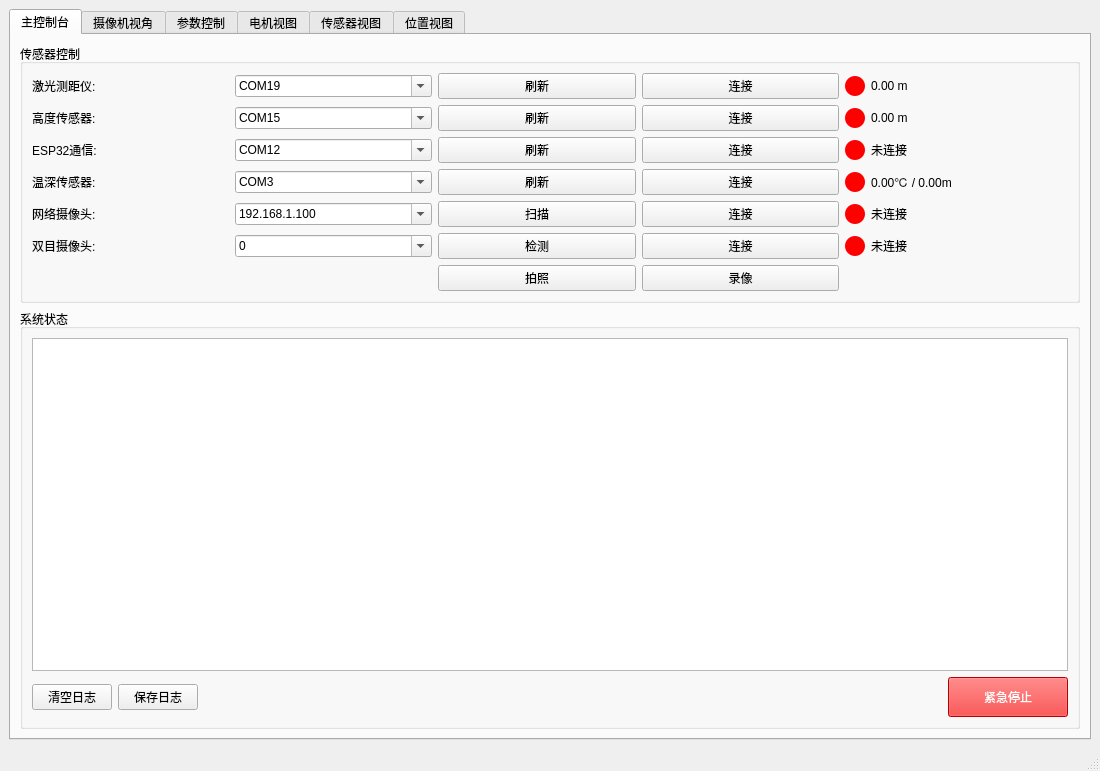
<?xml version="1.0" encoding="UTF-8"?>
<ui version="4.0">
 <class>MainWindow</class>
 <widget class="QMainWindow" name="MainWindow">
  <property name="geometry">
   <rect>
    <x>0</x>
    <y>0</y>
    <width>1100</width>
    <height>771</height>
   </rect>
  </property>
  <property name="minimumSize">
   <size>
    <width>900</width>
    <height>650</height>
   </size>
  </property>
  <property name="windowTitle">
   <string>水下机器人操作界面v1.0__By经纬度</string>
  </property>
  <widget class="QWidget" name="centralwidget">
   <layout class="QVBoxLayout" name="verticalLayout">
    <item>
     <widget class="QTabWidget" name="tabWidget">
      <property name="currentIndex">
       <number>0</number>
      </property>
      <widget class="QWidget" name="tabMainControl">
       <attribute name="title">
        <string>主控制台</string>
       </attribute>
       <layout class="QVBoxLayout" name="verticalLayout_4">
        <item>
         <widget class="QGroupBox" name="groupBoxSensorControl">
          <property name="title">
           <string>传感器控制</string>
          </property>
          <layout class="QGridLayout" name="gridLayout">
           <item row="0" column="0">
            <widget class="QLabel" name="labelLaser">
             <property name="text">
              <string>激光测距仪:</string>
             </property>
            </widget>
           </item>
           <item row="0" column="1">
            <widget class="QComboBox" name="comboBoxLaserPort">
             <property name="editable">
              <bool>true</bool>
             </property>
             <property name="currentText">
              <string>COM19</string>
             </property>
             <item>
              <property name="text">
               <string>COM19</string>
              </property>
             </item>
            </widget>
           </item>
           <item row="0" column="2">
            <widget class="QPushButton" name="pushButtonLaserRefresh">
             <property name="text">
              <string>刷新</string>
             </property>
            </widget>
           </item>
           <item row="0" column="3">
            <widget class="QPushButton" name="pushButtonLaserConnect">
             <property name="text">
              <string>连接</string>
             </property>
            </widget>
           </item>
           <item row="0" column="4">
            <widget class="QLabel" name="labelLaserStatus">
             <property name="minimumSize">
              <size>
               <width>20</width>
               <height>20</height>
              </size>
             </property>
             <property name="maximumSize">
              <size>
               <width>20</width>
               <height>20</height>
              </size>
             </property>
             <property name="styleSheet">
              <string notr="true">background-color: rgb(255, 0, 0);
border-radius: 10px;</string>
             </property>
             <property name="text">
              <string/>
             </property>
            </widget>
           </item>
           <item row="0" column="5">
            <widget class="QLabel" name="labelLaserValue">
             <property name="text">
              <string>0.00 m</string>
             </property>
            </widget>
           </item>
           <item row="1" column="0">
            <widget class="QLabel" name="labelHeight">
             <property name="text">
              <string>高度传感器:</string>
             </property>
            </widget>
           </item>
           <item row="1" column="1">
            <widget class="QComboBox" name="comboBoxHeightPort">
             <property name="editable">
              <bool>true</bool>
             </property>
             <property name="currentText">
              <string>COM15</string>
             </property>
             <item>
              <property name="text">
               <string>COM15</string>
              </property>
             </item>
            </widget>
           </item>
           <item row="1" column="2">
            <widget class="QPushButton" name="pushButtonHeightRefresh">
             <property name="text">
              <string>刷新</string>
             </property>
            </widget>
           </item>
           <item row="1" column="3">
            <widget class="QPushButton" name="pushButtonHeightConnect">
             <property name="text">
              <string>连接</string>
             </property>
            </widget>
           </item>
           <item row="1" column="4">
            <widget class="QLabel" name="labelHeightStatus">
             <property name="minimumSize">
              <size>
               <width>20</width>
               <height>20</height>
              </size>
             </property>
             <property name="maximumSize">
              <size>
               <width>20</width>
               <height>20</height>
              </size>
             </property>
             <property name="styleSheet">
              <string notr="true">background-color: rgb(255, 0, 0);
border-radius: 10px;</string>
             </property>
             <property name="text">
              <string/>
             </property>
            </widget>
           </item>
           <item row="1" column="5">
            <widget class="QLabel" name="labelHeightValue">
             <property name="text">
              <string>0.00 m</string>
             </property>
            </widget>
           </item>
           <item row="2" column="0">
            <widget class="QLabel" name="labelESP32">
             <property name="text">
              <string>ESP32通信:</string>
             </property>
            </widget>
           </item>
           <item row="2" column="1">
            <widget class="QComboBox" name="comboBoxESP32Port">
             <property name="editable">
              <bool>true</bool>
             </property>
             <property name="currentText">
              <string>COM12</string>
             </property>
             <item>
              <property name="text">
               <string>COM12</string>
              </property>
             </item>
            </widget>
           </item>
           <item row="2" column="2">
            <widget class="QPushButton" name="pushButtonESP32Refresh">
             <property name="text">
              <string>刷新</string>
             </property>
            </widget>
           </item>
           <item row="2" column="3">
            <widget class="QPushButton" name="pushButtonESP32Connect">
             <property name="text">
              <string>连接</string>
             </property>
            </widget>
           </item>
           <item row="2" column="4">
            <widget class="QLabel" name="labelESP32Status">
             <property name="minimumSize">
              <size>
               <width>20</width>
               <height>20</height>
              </size>
             </property>
             <property name="maximumSize">
              <size>
               <width>20</width>
               <height>20</height>
              </size>
             </property>
             <property name="styleSheet">
              <string notr="true">background-color: rgb(255, 0, 0);
border-radius: 10px;</string>
             </property>
             <property name="text">
              <string/>
             </property>
            </widget>
           </item>
           <item row="2" column="5">
            <widget class="QLabel" name="labelESP32Value">
             <property name="text">
              <string>未连接</string>
             </property>
            </widget>
           </item>
           <item row="3" column="0">
            <widget class="QLabel" name="labelTempDepth">
             <property name="text">
              <string>温深传感器:</string>
             </property>
            </widget>
           </item>
           <item row="3" column="1">
            <widget class="QComboBox" name="comboBoxTempDepthPort">
             <property name="editable">
              <bool>true</bool>
             </property>
             <property name="currentText">
              <string>COM3</string>
             </property>
             <item>
              <property name="text">
               <string>COM3</string>
              </property>
             </item>
            </widget>
           </item>
           <item row="3" column="2">
            <widget class="QPushButton" name="pushButtonTempDepthRefresh">
             <property name="text">
              <string>刷新</string>
             </property>
            </widget>
           </item>
           <item row="3" column="3">
            <widget class="QPushButton" name="pushButtonTempDepthConnect">
             <property name="text">
              <string>连接</string>
             </property>
            </widget>
           </item>
           <item row="3" column="4">
            <widget class="QLabel" name="labelTempDepthStatus">
             <property name="minimumSize">
              <size>
               <width>20</width>
               <height>20</height>
              </size>
             </property>
             <property name="maximumSize">
              <size>
               <width>20</width>
               <height>20</height>
              </size>
             </property>
             <property name="styleSheet">
              <string notr="true">background-color: rgb(255, 0, 0);
border-radius: 10px;</string>
             </property>
             <property name="text">
              <string/>
             </property>
            </widget>
           </item>
           <item row="3" column="5">
            <widget class="QLabel" name="labelTempDepthValue">
             <property name="text">
              <string>0.00℃ / 0.00m</string>
             </property>
            </widget>
           </item>
           <item row="4" column="0">
            <widget class="QLabel" name="labelWebCam">
             <property name="text">
              <string>网络摄像头:</string>
             </property>
            </widget>
           </item>
           <item row="4" column="1">
            <widget class="QComboBox" name="comboBoxWebCamIP">
             <property name="editable">
              <bool>true</bool>
             </property>
             <property name="currentText">
              <string>192.168.1.100</string>
             </property>
             <item>
              <property name="text">
               <string>192.168.1.100</string>
              </property>
             </item>
            </widget>
           </item>
           <item row="4" column="2">
            <widget class="QPushButton" name="pushButtonWebCamScan">
             <property name="text">
              <string>扫描</string>
             </property>
            </widget>
           </item>
           <item row="4" column="3">
            <widget class="QPushButton" name="pushButtonWebCamConnect">
             <property name="text">
              <string>连接</string>
             </property>
            </widget>
           </item>
           <item row="4" column="4">
            <widget class="QLabel" name="labelWebCamStatus">
             <property name="minimumSize">
              <size>
               <width>20</width>
               <height>20</height>
              </size>
             </property>
             <property name="maximumSize">
              <size>
               <width>20</width>
               <height>20</height>
              </size>
             </property>
             <property name="styleSheet">
              <string notr="true">background-color: rgb(255, 0, 0);
border-radius: 10px;</string>
             </property>
             <property name="text">
              <string/>
             </property>
            </widget>
           </item>
           <item row="4" column="5">
            <widget class="QLabel" name="labelWebCamValue">
             <property name="text">
              <string>未连接</string>
             </property>
            </widget>
           </item>
           <item row="5" column="0">
            <widget class="QLabel" name="labelStereoCamera">
             <property name="text">
              <string>双目摄像头:</string>
             </property>
            </widget>
           </item>
           <item row="5" column="1">
            <widget class="QComboBox" name="comboBoxStereoCameraID">
             <property name="editable">
              <bool>true</bool>
             </property>
             <property name="currentText">
              <string>0</string>
             </property>
             <item>
              <property name="text">
               <string>0</string>
              </property>
             </item>
             <item>
              <property name="text">
               <string>1</string>
              </property>
             </item>
            </widget>
           </item>
           <item row="5" column="2">
            <widget class="QPushButton" name="pushButtonStereoCameraDetect">
             <property name="text">
              <string>检测</string>
             </property>
            </widget>
           </item>
           <item row="5" column="3">
            <widget class="QPushButton" name="pushButtonStereoCameraConnect">
             <property name="text">
              <string>连接</string>
             </property>
            </widget>
           </item>
           <item row="5" column="4">
            <widget class="QLabel" name="labelStereoCameraStatus">
             <property name="minimumSize">
              <size>
               <width>20</width>
               <height>20</height>
              </size>
             </property>
             <property name="maximumSize">
              <size>
               <width>20</width>
               <height>20</height>
              </size>
             </property>
             <property name="styleSheet">
              <string notr="true">background-color: rgb(255, 0, 0);
border-radius: 10px;</string>
             </property>
             <property name="text">
              <string/>
             </property>
            </widget>
           </item>
           <item row="5" column="5">
            <widget class="QLabel" name="labelStereoCameraValue">
             <property name="text">
              <string>未连接</string>
             </property>
            </widget>
           </item>
           <item row="6" column="2">
            <widget class="QPushButton" name="pushButtonCameraSnapshot">
             <property name="text">
              <string>拍照</string>
             </property>
            </widget>
           </item>
           <item row="6" column="3">
            <widget class="QPushButton" name="pushButtonCameraRecord">
             <property name="text">
              <string>录像</string>
             </property>
            </widget>
           </item>
          </layout>
         </widget>
        </item>
        <item>
         <widget class="QGroupBox" name="groupBoxSystemStatus">
          <property name="title">
           <string>系统状态</string>
          </property>
          <layout class="QVBoxLayout" name="verticalLayout_5">
           <item>
            <widget class="QTextEdit" name="textEditSystemLog">
             <property name="readOnly">
              <bool>true</bool>
             </property>
            </widget>
           </item>
           <item>
            <layout class="QHBoxLayout" name="horizontalLayout">
             <item>
              <widget class="QPushButton" name="pushButtonClearLog">
               <property name="text">
                <string>清空日志</string>
               </property>
              </widget>
             </item>
             <item>
              <widget class="QPushButton" name="pushButtonSaveLog">
               <property name="text">
                <string>保存日志</string>
               </property>
              </widget>
             </item>
             <item>
              <spacer name="horizontalSpacer">
               <property name="orientation">
                <enum>Qt::Horizontal</enum>
               </property>
               <property name="sizeHint" stdset="0">
                <size>
                 <width>40</width>
                 <height>20</height>
                </size>
               </property>
              </spacer>
             </item>
             <item>
              <widget class="QPushButton" name="pushButtonEmergencyStop">
               <property name="minimumSize">
                <size>
                 <width>120</width>
                 <height>40</height>
                </size>
               </property>
               <property name="styleSheet">
                <string notr="true">background-color: rgb(255, 0, 0);
color: rgb(255, 255, 255);
font: 12pt &quot;Arial&quot;;</string>
               </property>
               <property name="text">
                <string>紧急停止</string>
               </property>
              </widget>
             </item>
            </layout>
           </item>
          </layout>
         </widget>
        </item>
       </layout>
      </widget>
      <widget class="QWidget" name="tabCameraView">
       <attribute name="title">
        <string>摄像机视角</string>
       </attribute>
      </widget>
      <widget class="QWidget" name="tabControlView">
       <property name="sizePolicy">
        <sizepolicy hsizetype="Expanding" vsizetype="Expanding">
         <horstretch>0</horstretch>
         <verstretch>0</verstretch>
        </sizepolicy>
       </property>
       <attribute name="title">
        <string>参数控制</string>
       </attribute>
       <layout class="QVBoxLayout" name="verticalLayout_3">
        <item>
         <layout class="QVBoxLayout" name="lauout_main" stretch="2,1">
          <property name="spacing">
           <number>0</number>
          </property>
          <property name="sizeConstraint">
           <enum>QLayout::SetNoConstraint</enum>
          </property>
          <item>
           <layout class="QHBoxLayout" name="horizontalLayout_main">
            <property name="sizeConstraint">
             <enum>QLayout::SetNoConstraint</enum>
            </property>
            <item>
             <layout class="QVBoxLayout" name="verticalLayout_left">
              <property name="sizeConstraint">
               <enum>QLayout::SetFixedSize</enum>
              </property>
              <item>
               <widget class="QGroupBox" name="groupBoxOrientation">
                <property name="title">
                 <string>Orientation Information</string>
                </property>
                <layout class="QGridLayout" name="gridLayoutOrientation" rowstretch="0">
                 <item row="0" column="1">
                  <widget class="QDoubleSpinBox" name="doubleSpinBoxRoll">
                   <property name="value">
                    <double>0.000000000000000</double>
                   </property>
                  </widget>
                 </item>
                 <item row="0" column="4">
                  <widget class="QLabel" name="labelYaw">
                   <property name="text">
                    <string>Yaw</string>
                   </property>
                  </widget>
                 </item>
                 <item row="0" column="5">
                  <widget class="QDoubleSpinBox" name="doubleSpinBoxYaw">
                   <property name="value">
                    <double>0.000000000000000</double>
                   </property>
                  </widget>
                 </item>
                 <item row="0" column="2">
                  <widget class="QLabel" name="labelPitch">
                   <property name="text">
                    <string>Pitch</string>
                   </property>
                  </widget>
                 </item>
                 <item row="0" column="0">
                  <widget class="QLabel" name="labelRoll">
                   <property name="text">
                    <string>Roll</string>
                   </property>
                  </widget>
                 </item>
                 <item row="0" column="3">
                  <widget class="QDoubleSpinBox" name="doubleSpinBoxPitch">
                   <property name="value">
                    <double>0.000000000000000</double>
                   </property>
                  </widget>
                 </item>
                </layout>
               </widget>
              </item>
              <item>
               <widget class="QGroupBox" name="groupBoxOrientationPID">
                <property name="title">
                 <string>Orientation PID</string>
                </property>
                <layout class="QGridLayout" name="gridLayoutOrientationPID">
                 <item row="1" column="6">
                  <widget class="QDoubleSpinBox" name="doubleSpinBoxPitchD">
                   <property name="value">
                    <double>0.000000000000000</double>
                   </property>
                  </widget>
                 </item>
                 <item row="2" column="3">
                  <widget class="QLabel" name="labelYawI">
                   <property name="text">
                    <string>I</string>
                   </property>
                  </widget>
                 </item>
                 <item row="1" column="4">
                  <widget class="QDoubleSpinBox" name="doubleSpinBoxPitchI">
                   <property name="value">
                    <double>0.000000000000000</double>
                   </property>
                  </widget>
                 </item>
                 <item row="1" column="5">
                  <widget class="QLabel" name="labelPitchD">
                   <property name="text">
                    <string>D</string>
                   </property>
                  </widget>
                 </item>
                 <item row="0" column="5">
                  <widget class="QLabel" name="labelRollD">
                   <property name="text">
                    <string>D</string>
                   </property>
                  </widget>
                 </item>
                 <item row="2" column="2">
                  <widget class="QDoubleSpinBox" name="doubleSpinBoxYawP">
                   <property name="value">
                    <double>0.000000000000000</double>
                   </property>
                  </widget>
                 </item>
                 <item row="0" column="6">
                  <widget class="QDoubleSpinBox" name="doubleSpinBoxRollD">
                   <property name="value">
                    <double>0.000000000000000</double>
                   </property>
                  </widget>
                 </item>
                 <item row="2" column="5">
                  <widget class="QLabel" name="labelYawD">
                   <property name="text">
                    <string>D</string>
                   </property>
                  </widget>
                 </item>
                 <item row="2" column="6">
                  <widget class="QDoubleSpinBox" name="doubleSpinBoxYawD">
                   <property name="value">
                    <double>0.000000000000000</double>
                   </property>
                  </widget>
                 </item>
                 <item row="1" column="3">
                  <widget class="QLabel" name="labelPitchI">
                   <property name="text">
                    <string>I</string>
                   </property>
                  </widget>
                 </item>
                 <item row="2" column="1">
                  <widget class="QLabel" name="labelYawP">
                   <property name="text">
                    <string>P</string>
                   </property>
                  </widget>
                 </item>
                 <item row="1" column="2">
                  <widget class="QDoubleSpinBox" name="doubleSpinBoxPitchP">
                   <property name="value">
                    <double>0.000000000000000</double>
                   </property>
                  </widget>
                 </item>
                 <item row="0" column="4">
                  <widget class="QDoubleSpinBox" name="doubleSpinBoxRollI">
                   <property name="value">
                    <double>0.000000000000000</double>
                   </property>
                  </widget>
                 </item>
                 <item row="0" column="2">
                  <widget class="QDoubleSpinBox" name="doubleSpinBoxRollP">
                   <property name="value">
                    <double>0.000000000000000</double>
                   </property>
                  </widget>
                 </item>
                 <item row="0" column="3">
                  <widget class="QLabel" name="labelRollI">
                   <property name="text">
                    <string>I</string>
                   </property>
                  </widget>
                 </item>
                 <item row="1" column="0">
                  <widget class="QLabel" name="labelPitchColon">
                   <property name="text">
                    <string>Pitch:</string>
                   </property>
                  </widget>
                 </item>
                 <item row="0" column="1">
                  <widget class="QLabel" name="labelRollP">
                   <property name="text">
                    <string>P</string>
                   </property>
                  </widget>
                 </item>
                 <item row="1" column="1">
                  <widget class="QLabel" name="labelPitchP">
                   <property name="text">
                    <string>P</string>
                   </property>
                  </widget>
                 </item>
                 <item row="2" column="0">
                  <widget class="QLabel" name="labelYawColon">
                   <property name="text">
                    <string>Yaw:</string>
                   </property>
                  </widget>
                 </item>
                 <item row="2" column="4">
                  <widget class="QDoubleSpinBox" name="doubleSpinBoxYawI">
                   <property name="value">
                    <double>0.000000000000000</double>
                   </property>
                  </widget>
                 </item>
                 <item row="0" column="0">
                  <widget class="QLabel" name="labelRollColon">
                   <property name="text">
                    <string>Roll:</string>
                   </property>
                  </widget>
                 </item>
                </layout>
               </widget>
              </item>
              <item>
               <widget class="QGroupBox" name="groupBoxControlAlgorithm">
                <property name="title">
                 <string>Control Algorithm</string>
                </property>
                <layout class="QHBoxLayout" name="horizontalLayoutControlAlgorithm" stretch="1,1,1">
                 <property name="leftMargin">
                  <number>9</number>
                 </property>
                 <property name="bottomMargin">
                  <number>9</number>
                 </property>
                 <item>
                  <widget class="QRadioButton" name="radioButtonPID">
                   <property name="text">
                    <string>PID</string>
                   </property>
                   <property name="checked">
                    <bool>true</bool>
                   </property>
                  </widget>
                 </item>
                 <item>
                  <widget class="QRadioButton" name="radioButtonModelBasedPID">
                   <property name="text">
                    <string>adaptive PID</string>
                   </property>
                  </widget>
                 </item>
                 <item>
                  <widget class="QRadioButton" name="radioButtonSMC">
                   <property name="text">
                    <string>SMC</string>
                   </property>
                  </widget>
                 </item>
                </layout>
               </widget>
              </item>
              <item>
               <widget class="QGroupBox" name="groupBoxOrientationControl">
                <property name="title">
                 <string>Orientation Control</string>
                </property>
                <layout class="QGridLayout" name="gridLayoutOrientationControl">
                 <item row="0" column="4" alignment="Qt::AlignHCenter">
                  <widget class="QLabel" name="labelControlYaw">
                   <property name="text">
                    <string>Yaw</string>
                   </property>
                  </widget>
                 </item>
                 <item row="0" column="5">
                  <widget class="QDoubleSpinBox" name="doubleSpinBoxControlYaw">
                   <property name="value">
                    <double>0.000000000000000</double>
                   </property>
                  </widget>
                 </item>
                 <item row="0" column="6">
                  <widget class="QPushButton" name="pushButtonOrientationStart">
                   <property name="styleSheet">
                    <string notr="true"/>
                   </property>
                   <property name="text">
                    <string>Start</string>
                   </property>
                  </widget>
                 </item>
                 <item row="0" column="2" alignment="Qt::AlignHCenter">
                  <widget class="QLabel" name="labelControlPitch">
                   <property name="text">
                    <string>Pitch</string>
                   </property>
                  </widget>
                 </item>
                 <item row="0" column="3">
                  <widget class="QDoubleSpinBox" name="doubleSpinBoxControlPitch">
                   <property name="value">
                    <double>0.000000000000000</double>
                   </property>
                  </widget>
                 </item>
                 <item row="0" column="0" alignment="Qt::AlignHCenter">
                  <widget class="QLabel" name="labelControlRoll">
                   <property name="text">
                    <string>Roll</string>
                   </property>
                  </widget>
                 </item>
                 <item row="0" column="1">
                  <widget class="QDoubleSpinBox" name="doubleSpinBoxControlRoll">
                   <property name="value">
                    <double>0.000000000000000</double>
                   </property>
                  </widget>
                 </item>
                </layout>
               </widget>
              </item>
             </layout>
            </item>
            <item>
             <layout class="QVBoxLayout" name="verticalLayout_right">
              <item>
               <widget class="QGroupBox" name="groupBoxPosition">
                <property name="title">
                 <string>Position Information</string>
                </property>
                <layout class="QGridLayout" name="gridLayoutPosition">
                 <item row="0" column="4">
                  <widget class="QLabel" name="labelZ">
                   <property name="text">
                    <string>Z</string>
                   </property>
                  </widget>
                 </item>
                 <item row="0" column="0">
                  <widget class="QLabel" name="labelX">
                   <property name="text">
                    <string>X</string>
                   </property>
                  </widget>
                 </item>
                 <item row="0" column="2">
                  <widget class="QLabel" name="labelY">
                   <property name="text">
                    <string>Y</string>
                   </property>
                  </widget>
                 </item>
                 <item row="0" column="1">
                  <widget class="QDoubleSpinBox" name="doubleSpinBoxX">
                   <property name="value">
                    <double>0.000000000000000</double>
                   </property>
                  </widget>
                 </item>
                 <item row="0" column="3">
                  <widget class="QDoubleSpinBox" name="doubleSpinBoxY">
                   <property name="value">
                    <double>0.000000000000000</double>
                   </property>
                  </widget>
                 </item>
                 <item row="0" column="5">
                  <widget class="QDoubleSpinBox" name="doubleSpinBoxZ">
                   <property name="value">
                    <double>0.000000000000000</double>
                   </property>
                  </widget>
                 </item>
                </layout>
               </widget>
              </item>
              <item>
               <widget class="QGroupBox" name="groupBoxPositionPID">
                <property name="title">
                 <string>Position PID</string>
                </property>
                <layout class="QGridLayout" name="gridLayoutPositionPID">
                 <item row="0" column="6">
                  <widget class="QDoubleSpinBox" name="doubleSpinBoxXD">
                   <property name="value">
                    <double>0.000000000000000</double>
                   </property>
                  </widget>
                 </item>
                 <item row="2" column="0">
                  <widget class="QLabel" name="labelZColon">
                   <property name="text">
                    <string>Z:</string>
                   </property>
                  </widget>
                 </item>
                 <item row="1" column="2">
                  <widget class="QDoubleSpinBox" name="doubleSpinBoxYP">
                   <property name="value">
                    <double>0.000000000000000</double>
                   </property>
                  </widget>
                 </item>
                 <item row="0" column="3">
                  <widget class="QLabel" name="labelXI">
                   <property name="text">
                    <string>I</string>
                   </property>
                  </widget>
                 </item>
                 <item row="1" column="0">
                  <widget class="QLabel" name="labelYColon">
                   <property name="text">
                    <string>Y:</string>
                   </property>
                  </widget>
                 </item>
                 <item row="1" column="1">
                  <widget class="QLabel" name="labelYP">
                   <property name="text">
                    <string>P</string>
                   </property>
                  </widget>
                 </item>
                 <item row="0" column="4">
                  <widget class="QDoubleSpinBox" name="doubleSpinBoxXI">
                   <property name="value">
                    <double>0.000000000000000</double>
                   </property>
                  </widget>
                 </item>
                 <item row="2" column="1">
                  <widget class="QLabel" name="labelZP">
                   <property name="text">
                    <string>P</string>
                   </property>
                  </widget>
                 </item>
                 <item row="0" column="1">
                  <widget class="QLabel" name="labelXP">
                   <property name="text">
                    <string>P</string>
                   </property>
                  </widget>
                 </item>
                 <item row="1" column="4">
                  <widget class="QDoubleSpinBox" name="doubleSpinBoxYI">
                   <property name="value">
                    <double>0.000000000000000</double>
                   </property>
                  </widget>
                 </item>
                 <item row="1" column="6">
                  <widget class="QDoubleSpinBox" name="doubleSpinBoxYD">
                   <property name="value">
                    <double>0.000000000000000</double>
                   </property>
                  </widget>
                 </item>
                 <item row="2" column="4">
                  <widget class="QDoubleSpinBox" name="doubleSpinBoxZI">
                   <property name="value">
                    <double>0.000000000000000</double>
                   </property>
                  </widget>
                 </item>
                 <item row="1" column="5">
                  <widget class="QLabel" name="labelYD">
                   <property name="text">
                    <string>D</string>
                   </property>
                  </widget>
                 </item>
                 <item row="2" column="6">
                  <widget class="QDoubleSpinBox" name="doubleSpinBoxZD">
                   <property name="value">
                    <double>0.000000000000000</double>
                   </property>
                  </widget>
                 </item>
                 <item row="0" column="0">
                  <widget class="QLabel" name="labelXColon">
                   <property name="text">
                    <string>X:</string>
                   </property>
                  </widget>
                 </item>
                 <item row="2" column="3">
                  <widget class="QLabel" name="labelZI">
                   <property name="text">
                    <string>I</string>
                   </property>
                  </widget>
                 </item>
                 <item row="2" column="2">
                  <widget class="QDoubleSpinBox" name="doubleSpinBoxZP">
                   <property name="value">
                    <double>0.000000000000000</double>
                   </property>
                  </widget>
                 </item>
                 <item row="0" column="5">
                  <widget class="QLabel" name="labelXD">
                   <property name="text">
                    <string>D</string>
                   </property>
                  </widget>
                 </item>
                 <item row="0" column="2">
                  <widget class="QDoubleSpinBox" name="doubleSpinBoxXP">
                   <property name="value">
                    <double>0.000000000000000</double>
                   </property>
                  </widget>
                 </item>
                 <item row="1" column="3">
                  <widget class="QLabel" name="labelYI">
                   <property name="text">
                    <string>I</string>
                   </property>
                  </widget>
                 </item>
                 <item row="2" column="5">
                  <widget class="QLabel" name="labelZD">
                   <property name="text">
                    <string>D</string>
                   </property>
                  </widget>
                 </item>
                </layout>
               </widget>
              </item>
              <item>
               <widget class="QGroupBox" name="groupBoxREC">
                <property name="title">
                 <string>REC</string>
                </property>
                <layout class="QHBoxLayout" name="horizontalLayoutREC">
                 <item>
                  <widget class="QCheckBox" name="checkBoxRECALLDATA">
                   <property name="text">
                    <string>REC ALL DATA</string>
                   </property>
                  </widget>
                 </item>
                 <item>
                  <widget class="QProgressBar" name="progressBarREC">
                   <property name="value">
                    <number>0</number>
                   </property>
                   <property name="textVisible">
                    <bool>false</bool>
                   </property>
                  </widget>
                 </item>
                </layout>
               </widget>
              </item>
              <item>
               <widget class="QGroupBox" name="groupBoxPositionControl">
                <property name="title">
                 <string>Position Control</string>
                </property>
                <layout class="QGridLayout" name="gridLayoutPositionControl">
                 <item row="0" column="3">
                  <widget class="QDoubleSpinBox" name="doubleSpinBoxControlY">
                   <property name="value">
                    <double>0.000000000000000</double>
                   </property>
                  </widget>
                 </item>
                 <item row="0" column="2" alignment="Qt::AlignHCenter">
                  <widget class="QLabel" name="labelControlY">
                   <property name="text">
                    <string>Y</string>
                   </property>
                  </widget>
                 </item>
                 <item row="0" column="1">
                  <widget class="QDoubleSpinBox" name="doubleSpinBoxControlX">
                   <property name="value">
                    <double>0.000000000000000</double>
                   </property>
                  </widget>
                 </item>
                 <item row="0" column="4" alignment="Qt::AlignHCenter">
                  <widget class="QLabel" name="labelControlZ">
                   <property name="text">
                    <string>Z</string>
                   </property>
                  </widget>
                 </item>
                 <item row="0" column="0" alignment="Qt::AlignHCenter">
                  <widget class="QLabel" name="labelControlX">
                   <property name="text">
                    <string>X</string>
                   </property>
                  </widget>
                 </item>
                 <item row="0" column="5">
                  <widget class="QDoubleSpinBox" name="doubleSpinBoxControlZ">
                   <property name="value">
                    <double>0.000000000000000</double>
                   </property>
                  </widget>
                 </item>
                 <item row="0" column="6">
                  <widget class="QPushButton" name="pushButtonPositionStart">
                   <property name="styleSheet">
                    <string notr="true"/>
                   </property>
                   <property name="text">
                    <string>Start</string>
                   </property>
                   <property name="autoDefault">
                    <bool>false</bool>
                   </property>
                   <property name="default">
                    <bool>false</bool>
                   </property>
                   <property name="flat">
                    <bool>false</bool>
                   </property>
                  </widget>
                 </item>
                </layout>
               </widget>
              </item>
             </layout>
            </item>
           </layout>
          </item>
          <item>
           <widget class="QGroupBox" name="groupBoxManualControl">
            <property name="enabled">
             <bool>true</bool>
            </property>
            <property name="sizePolicy">
             <sizepolicy hsizetype="Expanding" vsizetype="Expanding">
              <horstretch>0</horstretch>
              <verstretch>0</verstretch>
             </sizepolicy>
            </property>
            <property name="title">
             <string>Manual Control</string>
            </property>
            <property name="flat">
             <bool>false</bool>
            </property>
            <layout class="QGridLayout" name="gridLayoutManualControl">
             <item row="2" column="0">
              <widget class="QPushButton" name="pushButtonTURNLEFT">
               <property name="text">
                <string>左转</string>
               </property>
              </widget>
             </item>
             <item row="2" column="2">
              <widget class="QPushButton" name="pushButtonTURNRIGHT">
               <property name="text">
                <string>右转</string>
               </property>
              </widget>
             </item>
             <item row="2" column="1">
              <widget class="QPushButton" name="pushButtonUP">
               <property name="text">
                <string>上升</string>
               </property>
              </widget>
             </item>
             <item row="4" column="2">
              <widget class="QPushButton" name="pushButtonMOVERIGHT">
               <property name="text">
                <string>右移</string>
               </property>
               <property name="autoDefault">
                <bool>false</bool>
               </property>
              </widget>
             </item>
             <item row="0" column="0" colspan="3">
              <widget class="QPushButton" name="pushButtonFORWARD">
               <property name="text">
                <string>前进</string>
               </property>
              </widget>
             </item>
             <item row="5" column="0" colspan="3">
              <widget class="QPushButton" name="pushButtonBACKWARD">
               <property name="text">
                <string>后退</string>
               </property>
              </widget>
             </item>
             <item row="4" column="0">
              <widget class="QPushButton" name="pushButtonMOVELEFT">
               <property name="text">
                <string>左移</string>
               </property>
              </widget>
             </item>
             <item row="4" column="1">
              <widget class="QPushButton" name="pushButtonDOWN">
               <property name="text">
                <string>下降</string>
               </property>
              </widget>
             </item>
            </layout>
           </widget>
          </item>
         </layout>
        </item>
       </layout>
      </widget>
      <widget class="QWidget" name="tabMotorView">
       <attribute name="title">
        <string>电机视图</string>
       </attribute>
      </widget>
      <widget class="QWidget" name="tabSensorView">
       <attribute name="title">
        <string>传感器视图</string>
       </attribute>
      </widget>
      <widget class="QWidget" name="tabLocationView">
       <attribute name="title">
        <string>位置视图</string>
       </attribute>
      </widget>
     </widget>
    </item>
   </layout>
  </widget>
  <widget class="QStatusBar" name="statusbar"/>
 </widget>
 <resources/>
 <connections/>
</ui>
